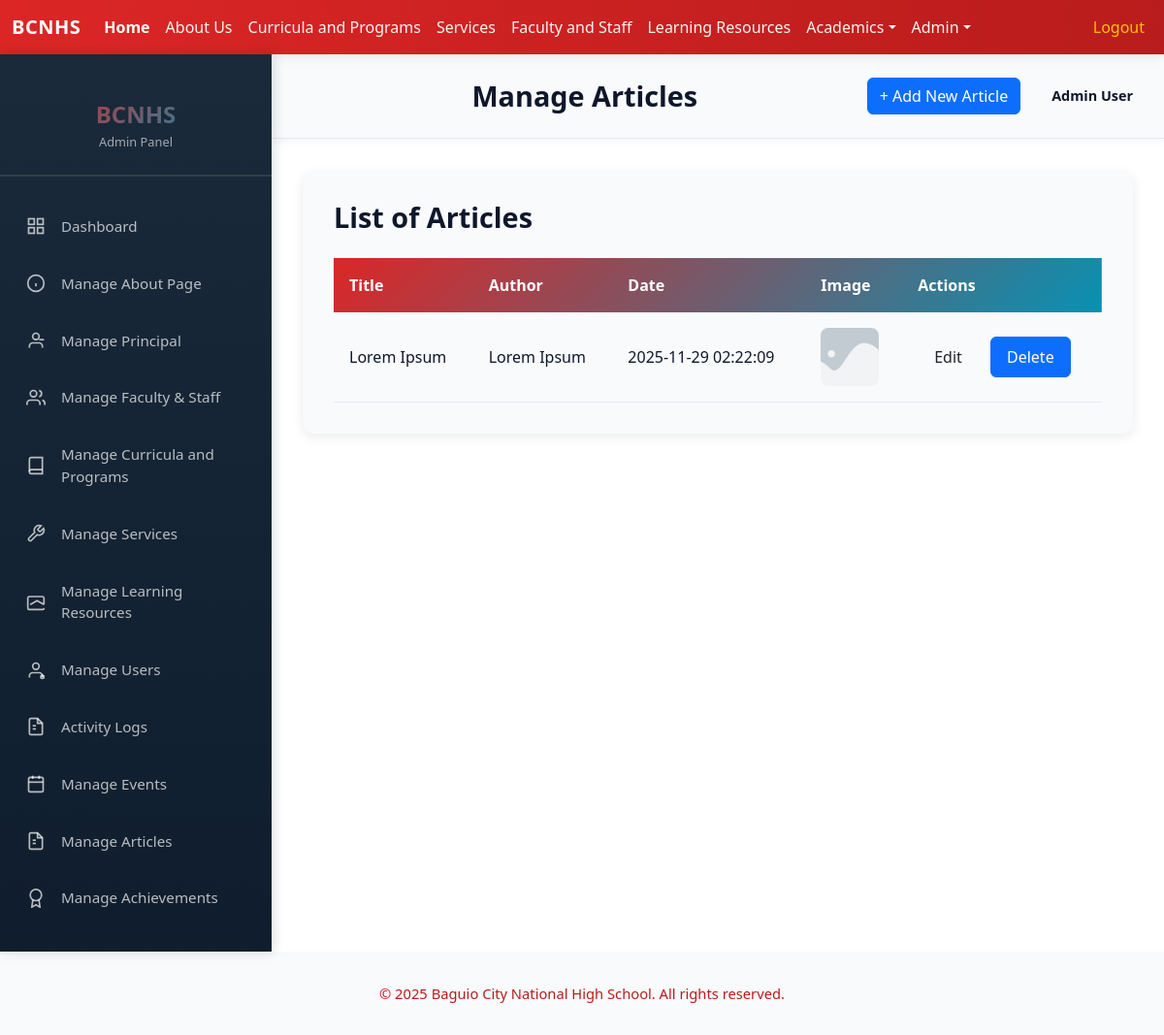
/admin/articles.php (signed in), run on the app's committed database.
### tables this page shows
CREATE TABLE `articles` (
  `id` int(11) NOT NULL,
  `title` text NOT NULL,
  `overview` text NOT NULL,
  `content` text NOT NULL,
  `date` timestamp NOT NULL DEFAULT current_timestamp() ON UPDATE current_timestamp(),
  `author` text NOT NULL,
  `created_by` int(11) DEFAULT NULL,
  `imgPath` text NOT NULL
);

### includes/auth.php (called while the page is built, shortened)
<?php
if (!function_exists('isLoggedIn')) {
function isLoggedIn() {
    return isset($_SESSION['user_id']) && isset($_SESSION['user_role']);
}
function getCurrentUser() {
    if (isLoggedIn()) {
        return [
            'id' => $_SESSION['user_id'],
            'name' => $_SESSION['user_name'],
            'email' => $_SESSION['user_email'],
            'role' => $_SESSION['user_role']
        ];
    }
    return null;
}
}
?>

### functions/functions.php (called while the page is built, shortened)
<?php
class Database {
    private $pdo;
    public function __construct() {
        $host = 'localhost';
        $user = 'root';
        $pass = '';
        $dbname = 'bcnhs';
        $charset = 'utf8mb4';
        try {
            $dsn = "mysql:host=$host;dbname=$dbname;charset=$charset";
            $options = [
                PDO::ATTR_ERRMODE            => PDO::ERRMODE_EXCEPTION,
                PDO::ATTR_DEFAULT_FETCH_MODE => PDO::FETCH_ASSOC,
                PDO::ATTR_EMULATE_PREPARES   => false,
            ];
            $this->pdo = new PDO($dsn, $user, $pass, $options);
        } catch (PDOException $e) {
            die("connection failed: " . $e->getMessage());
        }
    }
    public function getPDO() {
        return $this->pdo;
    }
}
class ArticlesModule {
    private $pdo;
    public function __construct() {
        $db = new Database();
        $this->pdo = $db->getPDO();
    }
    public function fetchArticles() {
        $fetch = $this->pdo->query("SELECT * FROM articles");
        return $fetch->fetchAll();
    }
}
?>

### admin/articles.php (the view, shortened to what this page needs)
<?php
include('../includes/auth.php');
include('../functions/functions.php');
$articlesModule = new ArticlesModule();
$currentUser = getCurrentUser();
$isAdmin = hasRole('Admin');
$isFaculty = hasRole('Faculty');
$allArticles = $articlesModule->fetchArticles();
if ($isFaculty && !$isAdmin) {
    $articles = array_filter($allArticles, function($article) use ($currentUser) {
        return isset($article['created_by']) && $article['created_by'] == $currentUser['id'];
    });
} else {
    $articles = $allArticles;
}
?>
<!DOCTYPE html>
<html lang="en">
<head>
    <link href="../node_modules/bootstrap/dist/css/bootstrap.min.css" rel="stylesheet">
    <link href="../css/style.css" rel="stylesheet">
    <?php include('../includes/summernote.php'); ?>
</head>
<body>
    <?php include('../includes/header.php') ?>
    <div class="admin-body">
        <?php include('../includes/admin_sidebar.php') ?>
        <main class="admin-main">
            <div class="admin-topbar">
                <div class="topbar-left">
                    <h1 class="page-title">Manage Articles</h1>
                </div>
                <div class="topbar-right">
                    <a href="addArticle.php" class="btn btn-primary">+ Add New Article</a>
                    <div class="admin-profile">
                        <span class="profile-name"><?php echo htmlspecialchars($currentUser['name']); ?></span>
                    </div>
                </div>
            </div>
            <div class="admin-content">
                <div style="background: var(--color-surface); border-radius: 12px; padding: 2rem; box-shadow: 0 4px 12px rgba(12, 22, 43, 0.08);">
                    <h2 style="font-size: 1.8rem; font-weight: 700; color: var(--color-text); margin-bottom: 1.5rem;">List of Articles</h2>
                    <table style="width: 100%; border-collapse: collapse;">
                        <thead style="background: linear-gradient(135deg, var(--color-primary), var(--color-secondary)); color: white;">
                            <tr>
                                <th style="padding: 1rem; text-align: left; font-weight: 600; border: none;">Title</th>
                                <th style="padding: 1rem; text-align: left; font-weight: 600; border: none;">Author</th>
                                <th style="padding: 1rem; text-align: left; font-weight: 600; border: none;">Date</th>
                                <th style="padding: 1rem; text-align: left; font-weight: 600; border: none;">Image</th>
                                <th style="padding: 1rem; text-align: left; font-weight: 600; border: none;">Actions</th>
                            </tr>
                        </thead>
                        <tbody>
                            <?php foreach ($articles as $article) { ?>
                                <tr style="border-bottom: 1px solid var(--color-border); transition: background 0.3s ease;">
                                    <td style="padding: 1rem; color: var(--color-text);"><?php echo $article['title'] ?></td>
                                    <td style="padding: 1rem; color: var(--color-text);"><?php echo $article['author'] ?></td>
                                    <td style="padding: 1rem; color: var(--color-text);"><?php echo isset($article['date']) ? $article['date'] : 'N/A' ?></td>
                                    <td style="padding: 1rem;"><img src="../uploads/articles/<?php echo $article['imgPath'] ?>" alt="<?php echo $article['title'] ?>" style="width: 60px; height: 60px; border-radius: 8px; object-fit: cover;"></td>
                                    <td style="padding: 1rem;">
                                        <a href="editArticle.php?id=<?php echo $article['id'] ?>" class="btn btn-tertiary" style="padding: 0.5rem 1rem; margin-right: 0.5rem; border-radius: 6px; text-decoration: none;">Edit</a>
                                        <a href="deleteArticle.php?id=<?php echo $article['id'] ?>" class="btn btn-primary" onclick="return confirm('Are you sure you want to delete this article?');" style="padding: 0.5rem 1rem; border-radius: 6px; text-decoration: none;">Delete</a>
                                    </td>
                                </tr>
                            <?php } ?>
                        </tbody>
                    </table>
                </div>
            </div>
        </main>
    </div>
    <?php
    include('../includes/footer.php'); ?>
</body>
</html>

### css/style.css (style rules this page uses)
:root { --color-primary: #dc2626; --color-primary-600: #b91c1c; --color-primary-100: #ffe6e6; --color-secondary: #0891b2; --color-secondary-600: #046e75; --color-accent: #f97316; --color-bg: #ffffff; --color-surface: #f8fafc; --color-muted: #6b7280; --color-text: #0f172a; --color-border: #e6e9ef; --color-muted-200: #9ca3af; }
body { color: var(--color-text); background: var(--color-bg); }
a { color: var(--color-primary); }
.page-title { text-align: center; margin: 0 0 1rem 0; }
.section-title, .curricula-section .section-header h2, .page-title { color: var(--color-text); }
.btn-primary, .btn-primary:visited { background-color: var(--color-primary); border-color: var(--color-primary); }
.admin-body { display: flex; margin: 0; padding: 0; background: var(--color-bg); min-height: calc(100vh - 80px); }
.admin-main { flex: 1; display: flex; flex-direction: column; min-height: auto; }
.admin-topbar { background: var(--color-surface); padding: 1.5rem 2rem; display: flex; justify-content: space-between; align-items: center; border-bottom: 1px solid var(--color-border); box-shadow: 0 2px 8px rgba(12, 22, 43, 0.05); }
.topbar-left { flex: 1; }
.page-title { font-size: 1.8rem; font-weight: 700; color: var(--color-text); margin: 0; }
.topbar-right { display: flex; align-items: center; gap: 2rem; }
.admin-profile { display: flex; align-items: center; gap: 0.75rem; }
.profile-name { font-size: 0.9rem; font-weight: 600; color: var(--color-text); }
.admin-content { flex: 1; padding: 2rem; overflow-y: auto; }

### data on the page
articles: title "Lorem Ipsum", author "Lorem Ipsum", date "2025-11-29 02:22:09", imgPath (placeholder picture)

### other printed values
$currentUser['name'] "Admin User"
